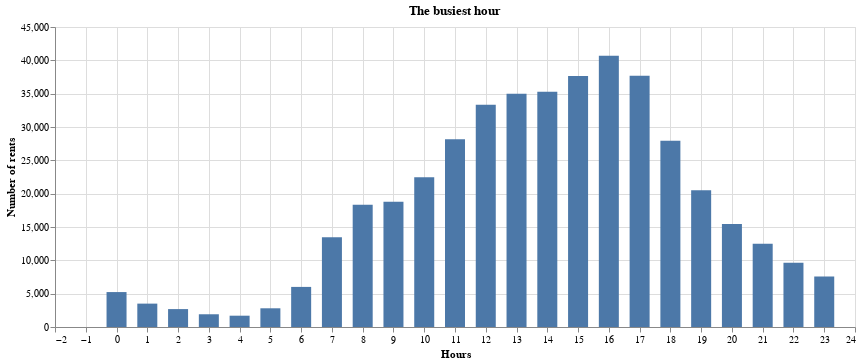

Here is the notebook cell this chart was saved with:
### Code cell
# Z grafu vidíme, že nejvytíženější hodina je 16:00
# Můžeme se domnívat, že si lidé půjčují kola nejvíce když skončí v práci.
alt.Chart(df_hour, title='The busiest hour').mark_bar(size=20).encode(
    x=alt.X('hour', title='Hours'),
    y=alt.Y('number_of_rents', title='Number of rents'),
    tooltip=[alt.Tooltip('hour', title="Hour"), alt.Tooltip('number_of_rents', title="Number of rents")]
).properties(
    width=800,
    height=300
)

### Figure 1 — Vega-Lite specification as saved in the notebook (floating-point values rounded to 4 significant figures)
{"config": {"view": {"continuousWidth": 400, "continuousHeight": 300}}, "data": {"name": "data-7c9a23bbe30d53e3bc45d4235de2d96b"}, "mark": {"type": "bar", "size": 20}, "encoding": {"tooltip": [{"field": "hour", "title": "Hour", "type": "quantitative"}, {"field": "number_of_rents", "title": "Number of rents", "type": "quantitative"}], "x": {"field": "hour", "title": "Hours", "type": "quantitative"}, "y": {"field": "number_of_rents", "title": "Number of rents", "type": "quantitative"}}, "height": 300, "title": "The busiest hour", "width": 800, "$schema": "https://vega.github.io/schema/vega-lite/v4.17.0.json", "datasets": {"data-7c9a23bbe30d53e3bc45d4235de2d96b": [{"hour": 0, "number_of_rents": 5240}, {"hour": 1, "number_of_rents": 3507}, {"hour": 2, "number_of_rents": 2686}, {"hour": 3, "number_of_rents": 1910}, {"hour": 4, "number_of_rents": 1696}, {"hour": 5, "number_of_rents": 2806}, {"hour": 6, "number_of_rents": 6014}, {"hour": 7, "number_of_rents": 13450}, {"hour": 8, "number_of_rents": 18347}, {"hour": 9, "number_of_rents": 18796}, {"hour": 10, "number_of_rents": 22448}, {"hour": 11, "number_of_rents": 28148}, {"hour": 12, "number_of_rents": 33329}, {"hour": 13, "number_of_rents": 34977}, {"hour": 14, "number_of_rents": 35283}, {"hour": 15, "number_of_rents": 37634}, {"hour": 16, "number_of_rents": 40705}, {"hour": 17, "number_of_rents": 37698}, {"hour": 18, "number_of_rents": 27936}, {"hour": 19, "number_of_rents": 20528}, {"hour": 20, "number_of_rents": 15447}, {"hour": 21, "number_of_rents": 12476}, {"hour": 22, "number_of_rents": 9634}, {"hour": 23, "number_of_rents": 7564}]}}
